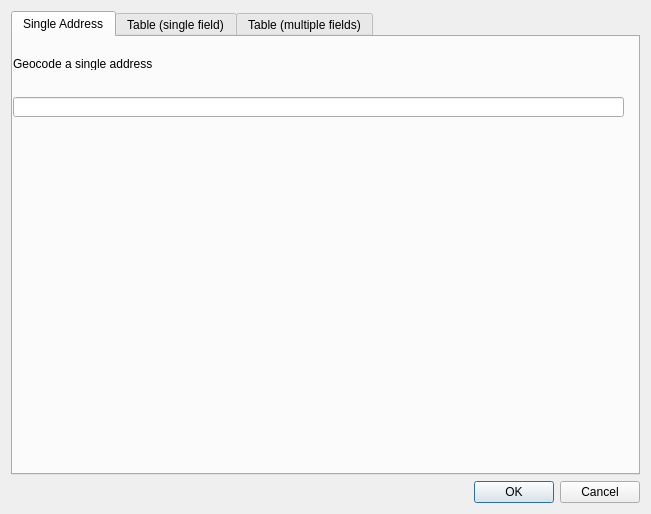
<?xml version="1.0" encoding="UTF-8"?>
<ui version="4.0">
 <class>NYSGeocoder</class>
 <widget class="QDialog" name="NYSGeocoder">
  <property name="geometry">
   <rect>
    <x>0</x>
    <y>0</y>
    <width>651</width>
    <height>514</height>
   </rect>
  </property>
  <property name="windowTitle">
   <string>NYS Geocoder</string>
  </property>
  <layout class="QGridLayout" name="gridLayout">
   <item row="2" column="0">
    <layout class="QVBoxLayout" name="verticalLayout">
     <item>
      <widget class="QTabWidget" name="tabWidget">
       <property name="currentIndex">
        <number>0</number>
       </property>
       <widget class="QWidget" name="single">
        <attribute name="title">
         <string>Single Address</string>
        </attribute>
        <widget class="QLabel" name="addressLabel">
         <property name="geometry">
          <rect>
           <x>0</x>
           <y>20</y>
           <width>631</width>
           <height>13</height>
          </rect>
         </property>
         <property name="text">
          <string>Geocode a single address</string>
         </property>
        </widget>
        <widget class="QLineEdit" name="singleAddress">
         <property name="geometry">
          <rect>
           <x>0</x>
           <y>60</y>
           <width>611</width>
           <height>20</height>
          </rect>
         </property>
         <property name="text">
          <string/>
         </property>
        </widget>
       </widget>
       <widget class="QWidget" name="tableSingle">
        <attribute name="title">
         <string>Table (single field)</string>
        </attribute>
        <widget class="QLineEdit" name="expression">
         <property name="geometry">
          <rect>
           <x>0</x>
           <y>140</y>
           <width>611</width>
           <height>20</height>
          </rect>
         </property>
        </widget>
        <widget class="QLabel" name="label_3">
         <property name="geometry">
          <rect>
           <x>0</x>
           <y>20</y>
           <width>624</width>
           <height>13</height>
          </rect>
         </property>
         <property name="text">
          <string>Geocode addresses from a table</string>
         </property>
        </widget>
        <widget class="QLabel" name="label_4">
         <property name="geometry">
          <rect>
           <x>0</x>
           <y>120</y>
           <width>624</width>
           <height>13</height>
          </rect>
         </property>
         <property name="text">
          <string>Field (or expression) containing the full address</string>
         </property>
        </widget>
        <widget class="QCheckBox" name="selectedOnly">
         <property name="geometry">
          <rect>
           <x>0</x>
           <y>70</y>
           <width>624</width>
           <height>17</height>
          </rect>
         </property>
         <property name="text">
          <string>Selected features only</string>
         </property>
        </widget>
        <widget class="QComboBox" name="inputLayer">
         <property name="geometry">
          <rect>
           <x>0</x>
           <y>40</y>
           <width>611</width>
           <height>20</height>
          </rect>
         </property>
        </widget>
       </widget>
       <widget class="QWidget" name="tableMulti">
        <attribute name="title">
         <string>Table (multiple fields)</string>
        </attribute>
        <widget class="QLabel" name="label_5">
         <property name="geometry">
          <rect>
           <x>0</x>
           <y>20</y>
           <width>624</width>
           <height>13</height>
          </rect>
         </property>
         <property name="text">
          <string>Geocode addresses from a table</string>
         </property>
        </widget>
        <widget class="QComboBox" name="inputLayer_2">
         <property name="geometry">
          <rect>
           <x>0</x>
           <y>40</y>
           <width>611</width>
           <height>20</height>
          </rect>
         </property>
        </widget>
        <widget class="QCheckBox" name="selectedOnly_2">
         <property name="geometry">
          <rect>
           <x>0</x>
           <y>70</y>
           <width>624</width>
           <height>17</height>
          </rect>
         </property>
         <property name="text">
          <string>Selected features only</string>
         </property>
        </widget>
        <widget class="QComboBox" name="street">
         <property name="geometry">
          <rect>
           <x>80</x>
           <y>130</y>
           <width>311</width>
           <height>22</height>
          </rect>
         </property>
        </widget>
        <widget class="QLabel" name="label">
         <property name="geometry">
          <rect>
           <x>0</x>
           <y>130</y>
           <width>81</width>
           <height>21</height>
          </rect>
         </property>
         <property name="text">
          <string>Street Address</string>
         </property>
        </widget>
        <widget class="QLabel" name="label_2">
         <property name="geometry">
          <rect>
           <x>0</x>
           <y>170</y>
           <width>71</width>
           <height>21</height>
          </rect>
         </property>
         <property name="text">
          <string>City</string>
         </property>
        </widget>
        <widget class="QComboBox" name="city">
         <property name="geometry">
          <rect>
           <x>80</x>
           <y>170</y>
           <width>311</width>
           <height>22</height>
          </rect>
         </property>
        </widget>
        <widget class="QLabel" name="label_6">
         <property name="geometry">
          <rect>
           <x>0</x>
           <y>210</y>
           <width>71</width>
           <height>21</height>
          </rect>
         </property>
         <property name="text">
          <string>Zip Code</string>
         </property>
        </widget>
        <widget class="QComboBox" name="zip">
         <property name="geometry">
          <rect>
           <x>80</x>
           <y>210</y>
           <width>311</width>
           <height>22</height>
          </rect>
         </property>
        </widget>
       </widget>
      </widget>
     </item>
     <item>
      <widget class="QDialogButtonBox" name="buttonBox">
       <property name="orientation">
        <enum>Qt::Horizontal</enum>
       </property>
       <property name="standardButtons">
        <set>QDialogButtonBox::Cancel|QDialogButtonBox::Ok</set>
       </property>
      </widget>
     </item>
    </layout>
   </item>
  </layout>
 </widget>
 <resources/>
 <connections>
  <connection>
   <sender>buttonBox</sender>
   <signal>accepted()</signal>
   <receiver>NYSGeocoder</receiver>
   <slot>accept()</slot>
   <hints>
    <hint type="sourcelabel">
     <x>248</x>
     <y>254</y>
    </hint>
    <hint type="destinationlabel">
     <x>157</x>
     <y>274</y>
    </hint>
   </hints>
  </connection>
  <connection>
   <sender>buttonBox</sender>
   <signal>rejected()</signal>
   <receiver>NYSGeocoder</receiver>
   <slot>reject()</slot>
   <hints>
    <hint type="sourcelabel">
     <x>316</x>
     <y>260</y>
    </hint>
    <hint type="destinationlabel">
     <x>286</x>
     <y>274</y>
    </hint>
   </hints>
  </connection>
 </connections>
</ui>
